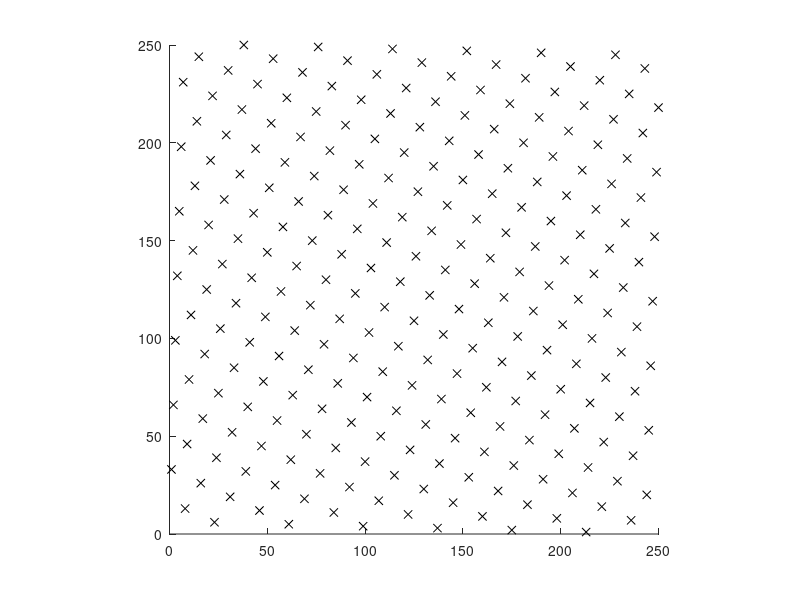
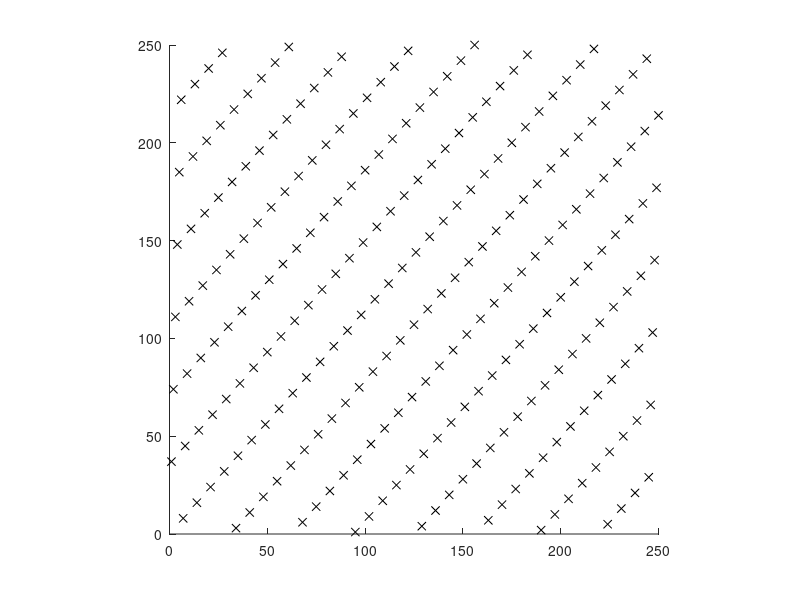
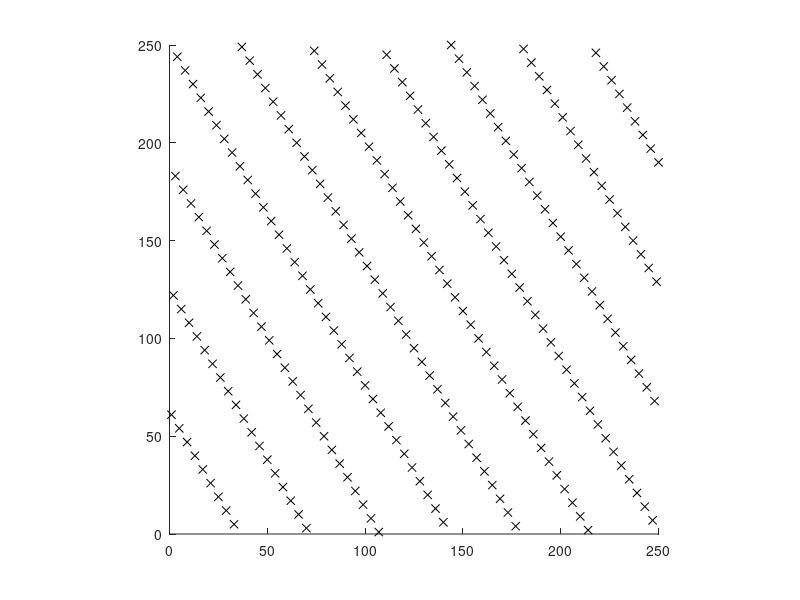

The MATLAB source for these figures, in order:
% script RR_Fig2_2.m
%% Renaissance Repository, https://github.com/tbewley/RR (Renaissance Robotics, Chapter 2)
%% Copyright 2024 by Thomas Bewley, published under BSD 3-Clause License.

clear
for i=1:3; figure(i), clf, axis equal, axis([0 250 0 250]), hold on; m=251, c=0, x(1)=1,
  switch i, case 1, a=33, case 2, a=37, case 3, a=61, end
  for i=2:251, x(i)=mod(a*x(i-1)+c,m); plot(x(i-1),x(i),'kx'), pause(0.01), end
end
